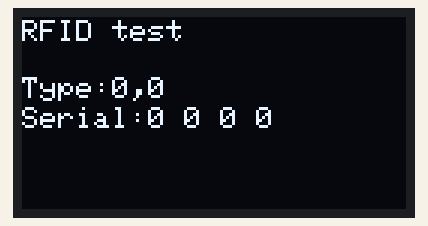
Simulated run of this program. Board: ATmega644P, built with avr-gcc and emulated at 16 MHz. On the bench: 128×64 one-colour display. Wiring (inferred from the names in the program): SSD1306 OLED at I2C address 0x3C.

Above: at 0.6 s.

The program:

main.c
```c
/*
 * main.c
 *
 *  Created on: 17-12-2015
 *      Author: Mefiu
 */
#include <avr/io.h>
#include <avr/pgmspace.h>
#include <util/delay.h>
#include <string.h>
#include <stdlib.h>

#include "SPI/SPI.h"
#include "OLED_SSD1306/SSD1306.h"
#include "RFID_MFRC522/MFRC522.h"

extern const uint8_t font5x7[];

int main(void)
{
	ssd1306_ChangeFont(font5x7);

	ssd1306_init(SSD1306_SWITCHCAPVCC, REFRESH_MIN);
	ssd1306_cls();
	ssd1306_display();

	_delay_ms(100);

	MFRC522_InitSPI_Pins();
	_delay_ms(100);
	InitSPI();
	_delay_ms(100);

	MFRC522_Init();

	while(1)
	{
		uint8_t status;
		uint8_t data[16];
		uint8_t serial[5];
		uint8_t type[2];

		ssd1306_cls();
		ssd1306_ChangeTextSize(1);
		ssd1306_Set_Cursor(0,1);
		ssd1306_Puts("RFID test",1,0);

		status = MFRC522_RequestTag(MF1_REQIDL,data);

		if(status == MI_OK)
		{
			type[0] = data[0];
			type[1] = data[1];
			status = MFRC522_AntiCollision(data);
			memcpy(serial, data, 5);
		}

		ssd1306_Set_Cursor(0,20);
		ssd1306_Puts("Type:",1,0);
		ssd1306_Put_int(type[0],1,0);
		ssd1306_Puts(",",1,0);
		ssd1306_Put_int(type[1],1,0);

		ssd1306_Set_Cursor(0,30);
		ssd1306_Puts("Serial:",1,0);
	    for(int i = 0; i < 3; i++) {
	      ssd1306_Put_int(serial[i],1,0);
	      ssd1306_Puts(" ",1,0);
	    }
	    ssd1306_Put_int(serial[3],1,0);

		ssd1306_display();
		_delay_ms(100);
	}
}
```

i2c_twi.c
```c
/*
 * i2c_twi.c
 *
 *  Created on: 2010-09-07
 *       Autor: Miros³aw Karda 
 */
#include <avr/io.h>

#include "i2c_twi.h"

void i2cSetBitrate(uint16_t bitrateKHz) {
	uint8_t bitrate_div;

	bitrate_div = ((F_CPU/1000l)/bitrateKHz);
	if(bitrate_div >= 16)
		bitrate_div = (bitrate_div-16)/2;

	TWBR = bitrate_div;
}

void TWI_start(void) {
	TWCR = (1<<TWINT)|(1<<TWEN)|(1<<TWSTA);
	while (!(TWCR&(1<<TWINT)));
}

void TWI_stop(void) {
	TWCR = (1<<TWINT)|(1<<TWEN)|(1<<TWSTO);
	while ( (TWCR&(1<<TWSTO)) );
}

void TWI_write(uint8_t bajt) {
	TWDR = bajt;
	TWCR = (1<<TWINT)|(1<<TWEN);
	while ( !(TWCR&(1<<TWINT)));
}

uint8_t TWI_read(uint8_t ack) {
	TWCR = (1<<TWINT)|(ack<<TWEA)|(1<<TWEN);
	while ( !(TWCR & (1<<TWINT)));
	return TWDR;
}


void TWI_write_buf( uint8_t SLA, uint8_t adr, uint16_t len, uint8_t *buf ) {

	TWI_start();
	TWI_write(SLA);
	TWI_write(adr);
	while (len--) TWI_write(*buf++);
	TWI_stop();
}


void TWI_read_buf(uint8_t SLA, uint8_t adr, uint8_t len, uint8_t *buf) {

	TWI_start();
	TWI_write(SLA);
	TWI_write(adr);
	TWI_start();
	TWI_write(SLA + 1);
	while (len--) *buf++ = TWI_read( len ? ACK : NACK );
	TWI_stop();
}
```

i2c_twi.h
```c
/*
 * i2c_twi.h
 *
 *  Created on: 2010-09-07
 *       Autor: Miros³aw Karda 
 */

#ifndef I2C_TWI_H_
#define I2C_TWI_H_

#define ACK 1
#define NACK 0


// funkcje

void i2cSetBitrate(uint16_t bitrateKHz);

void TWI_start(void);
void TWI_stop(void);
void TWI_write(uint8_t bajt);
uint8_t TWI_read(uint8_t ack);

void TWI_write_buf( uint8_t SLA, uint8_t adr, uint16_t len, uint8_t *buf );
void TWI_read_buf(uint8_t SLA, uint8_t adr, uint8_t len, uint8_t *buf);

#endif /* I2C_TWI_H_ */
```

SSD1306.c
```c
/*
 * SSD_1306.c
 *
 *  Created on: 17-12-2015
 *      Author: Mefiu
 */


#include <avr/io.h>
#include <avr/pgmspace.h>
#include <util/delay.h>
#include <string.h>
#include <stdlib.h>

#include "SSD1306.h"

#if SSD1306_USE_I2C == 1
#include "../I2C_TWI/i2c_twi.h"
#endif

static uint8_t ssd1306_buffer[SSD1306_LCDHEIGHT * SSD1306_LCDWIDTH / 8];
const uint8_t *font;
uint8_t txt_size;
int cursor_x, cursor_y;

//*********Funkcje inicjujace SPI**********
#if SSD1306_USE_SPI == 1
static void SPIwrite(uint8_t data)
{
	uint8_t i;
	for(i = 0x80; i; i >>= 1)
	{
		SCK_LO;
		if(data & i) MOSI_HI;
		else MOSI_LO;
		SCK_HI;
	}
}

void ssd1306_SPIinit()
{
	MOSI_DDR |= MOSI;

	SCK_DDR |= SCK;
	SCK_PORT |= SCK;
#if USE_RST == 1
	RST_DDR |= RST;
	RST_PORT |= RST;
#endif

	DC_DDR |= DC;

#if USE_CS == 1
	CS_DDR |= CS;
	CS_PORT |= CS;
#endif
}
#endif


//***********Wyslanie komendy**********
void ssd1306_cmd(uint8_t cmd)
{
#if SSD1306_USE_SPI == 1
#if SSD1306_USE_CS == 1
	CS_HI;
#endif

	DC_LO;

#if SSD1306_USE_CS == 1
	CS_LO;
#endif
	SPIwrite(cmd);

#if SSD1306_USE_CS == 1
	CS_LO;
#endif
#endif
#if SSD1306_USE_I2C ==1
	uint8_t control = 0x00;
	TWI_start();
	TWI_write(SSD1306_I2C_ADDRESS);
	TWI_write(control);
	TWI_write(cmd);
	TWI_stop();
#endif
}

//***********Wyslanie danych**********
void ssd1306_data(uint8_t data)
{
#if SSD1306_USE_SPI == 1
#if SSD1306_USE_CS == 1
	CS_HI;
#endif

	DC_HI;

#if SSD1306_USE_CS == 1
	CS_LO;
#endif

	SPIwrite(data);

#if SSD1306_USE_CS == 1
	CS_LO;
#endif
#endif
#if SSD1306_USE_I2C ==1
	uint8_t control = 0x40;
	TWI_start();
	TWI_write(SSD1306_I2C_ADDRESS);
	TWI_write(control);
	TWI_write(data);
	TWI_stop();
#endif
}

//***********Inicjalizacja LCD**********
void ssd1306_init(uint8_t vcc, uint8_t refresh)
{
#if SSD1306_USE_SPI == 1
	ssd1306_SPIinit();

#if SSD1306_USE_RST == 1
	RST_HI;
	_delay_ms(25);
	RST_LO;
	_delay_ms(25);
	RST_HI;
#endif
#if SSD1306_USE_CS ==1
	CS_HI;
	_delay_ms(25);
	CS_LO;
	_delay_ms(25);
	CS_HI;
#endif
#endif
#if SSD1306_USE_I2C ==1
	i2cSetBitrate(400);
	I2C_DIR |= (1<<SCL)|(1<<SDA);
	_delay_ms(50);
#endif

	ssd1306_cmd(SSD1306_DISPLAYOFF);
	ssd1306_cmd(SSD1306_SETDISPLAYCLOCKDIV);
	ssd1306_cmd(refresh);

	ssd1306_cmd(SSD1306_SETDISPLAYOFFSET);
	ssd1306_cmd(0x0);
	ssd1306_cmd(SSD1306_SETSTARTLINE | 0x0);
	ssd1306_cmd(SSD1306_CHARGEPUMP);
    if (vcc == SSD1306_EXTERNALVCC) ssd1306_cmd(0x10);
    else ssd1306_cmd(0x14);

	ssd1306_cmd(SSD1306_MEMORYMODE);
	ssd1306_cmd(0x00);
	ssd1306_cmd(SSD1306_SEGREMAP | 0x1);
	ssd1306_cmd(SSD1306_COMSCANDEC);

	ssd1306_cmd(SSD1306_SETCONTRAST);

	if (vcc == SSD1306_EXTERNALVCC) ssd1306_cmd(0x9F);
	    else ssd1306_cmd(0xCF);

	ssd1306_cmd(SSD1306_SETPRECHARGE);

#if defined SSD1306_128_32
	ssd1306_cmd(SSD1306_SETMULTIPLEX);
	ssd1306_cmd(0x1F);
	ssd1306_cmd(SSD1306_SETCOMPINS);
	ssd1306_cmd(0x02);
#endif

#if defined SSD1306_128_64
	ssd1306_cmd(SSD1306_SETMULTIPLEX);
	ssd1306_cmd(0x3F);
	ssd1306_cmd(SSD1306_SETCOMPINS);
	ssd1306_cmd(0x12);
#endif

	ssd1306_cmd(SSD1306_SETVCOMDETECT);
	ssd1306_cmd(0x40);

	ssd1306_cmd(SSD1306_DISPLAYALLON_RESUME);
	ssd1306_cmd(SSD1306_NORMALDISPLAY);

	ssd1306_cmd(SSD1306_DISPLAYON);

}

//***********Wyslanie bufora do LCD**********
void ssd1306_display()
{
	ssd1306_cmd(SSD1306_SETLOWCOLUMN | 0x0);
	ssd1306_cmd(SSD1306_SETHIGHCOLUMN | 0x0);
	ssd1306_cmd(SSD1306_SETSTARTLINE | 0x0);

#if SSD1306_USE_SPI == 1
#if SSD1306_USE_CS == 1
	CS_HI;
#endif
	DC_HI;
#if SSD1306_USE_CS == 1
	CS_LO;
#endif

		for(uint16_t i = 0; i<(SSD1306_LCDWIDTH*SSD1306_LCDHEIGHT/8); i++)
			SPIwrite(ssdssd1306_buffer);
#if SSD1306_USE_CS == 1
	CS_HI;
#endif
#endif
#if SSD1306_USE_I2C == 1
	TWI_write_buf(SSD1306_I2C_ADDRESS, 0x40, (SSD1306_LCDHEIGHT*SSD1306_LCDWIDTH/8), ssd1306_buffer);
#endif
}

void ssd1306_cls()
{
	memset(ssd1306_buffer, 0x00, (SSD1306_LCDHEIGHT*SSD1306_LCDWIDTH/8));
	//cursor_y = cursor_x = 0;
}

//**********Ustawienie pixela w buforze**********
void ssd1306_DrawPixel(int x, int y, uint8_t color)
{
	if ((x < 0) || (x >= SSD1306_LCDWIDTH) || (y < 0) || (y >= SSD1306_LCDHEIGHT)) return;

	if(color) ssd1306_buffer[x+ (y/8)*SSD1306_LCDWIDTH] |= (1<<(y%8));
		else ssd1306_buffer[x+ (y/8)*SSD1306_LCDWIDTH] &= ~(1<<(y%8));
}

//**********Rysowanie bitmapy z Flash w buforze**********
void ssd1306_DrawBitmap_P(int x, int y, const uint8_t *bitmap, uint8_t w, uint8_t h, uint8_t color)
{
	int i, j, byteWidth = (w + 7)/8;

	for(j=0; j<h; j++) {
	    for(i=0; i<w; i++ ) {
	      if(pgm_read_byte(bitmap + j * byteWidth + i / 8) & (128 >> (i & 7))) {
	        ssd1306_DrawPixel(x+i, y+j, color);
	      }
	    }
	  }
}

//**********Rysowanie pojedynczego znaku w buforze**********
void ssd1306_DrawChar(char c, uint8_t color, uint8_t bg)
{
	  if((cursor_x >= SSD1306_LCDWIDTH) || (cursor_y >= SSD1306_LCDHEIGHT) || ((cursor_x + 6 * txt_size - 1) < 0) || ((cursor_y + 8 * txt_size - 1) < 0))
	    return;

	  uint8_t line;

	  for (int8_t i=0; i<6; i++ )
	  {
	      if (i == 5) line = 0x0;
	      else line = pgm_read_byte(font+(c*5)+i);

	      for (int8_t j = 0; j<8; j++)
	      {
	        if (line & 0x1)
	        {
	          if (txt_size == 1)
	        	  ssd1306_DrawPixel(cursor_x+i, cursor_y+j, color);
	          else
	          {
	        	  ssd1306_FillRect(cursor_x+(i*txt_size), cursor_y+(j*txt_size), txt_size, txt_size, color);
	          }
	        }
	        else if (bg != color)
	        {
	          if (txt_size == 1)
	        	  ssd1306_DrawPixel(cursor_x+i, cursor_y+j, bg);
	          else
	          {
	        	  ssd1306_FillRect(cursor_x+i*txt_size, cursor_y+j*txt_size, txt_size, txt_size, bg);
	          }
	        }
	        line >>= 1;
	      }
	   }
	  cursor_x += 6*txt_size;
}


void ssd1306_FillRect(int x, int y, int w, int h, uint8_t color)
{
	  for (int8_t i=x; i<x+w; i++)
	    ssd1306_DrawFastVLine(i, y, h, color);
}


void ssd1306_DrawFastVLine(int x, int y, int h, uint8_t color)
{
	ssd1306_DrawLine(x, y, x, y+h-1, color);
}


void ssd1306_DrawLine(int x0, int y0, int x1, int y1, uint8_t color)
{
	int steep = abs(y1 -y0) > abs(x1 - x0);
	        if (steep)
	        {
	        	swap(x0, y0);
	        	swap(x1, y1);
	        }

	        if (x0 > x1)
	        {
	        	swap(x0, x1);
	        	swap(y0, y1);
	        }

	        int dx, dy;
	        dx = x1 - x0;
	        dy = abs(y1 - y0);

	        int err = dx / 2;
	        int ystep;

	        if (y0 < y1)
	        {
	        	ystep = 1;
	        }
	        else
	        {
	        	ystep = -1;
	        }

	        for (; x0 <= x1; x0++)
	        {
	        	if (steep)
	        	{
	        		ssd1306_DrawPixel(y0, x0, color);
	        	}
	        	else
	        	{
	        		ssd1306_DrawPixel(x0, y0, color);
	        	}
	            err -= dy;
	            if (err < 0)
	            {
	            	y0 += ystep;
	            	err += dx;
	            }
	        }
}


void ssd1306_DrawFastHLine(int x, int y, int w, uint8_t color)
{
  ssd1306_DrawLine(x, y, x+w-1, y, color);
}

void ssd1306_ChangeFont(const uint8_t *newfont)
{
	font = newfont;
}

void ssd1306_ChangeTextSize(uint8_t newsize)
{
	txt_size = newsize;
}

void ssd1306_Set_Cursor(int x, int y)
{
	cursor_x = x;
	cursor_y = y;
}


void ssd1306_Puts(char *str, uint8_t color, uint8_t bg)
{
	while( *str )
	{
		ssd1306_DrawChar(*str++, color, bg);
		//cursor_x += 6*txt_size;
	}
}

void ssd1306_Put_int(int data, uint8_t color, uint8_t bg)
{
	char buf[16];
	ssd1306_Puts(itoa(data, buf, 10), color, bg);
}
```

SSD1306.h
```c
/*
 * SSD_1306.h
 *
 *  Created on: 17-12-2015
 *      Author: Mefiu
 */

#ifndef SSD_1306_H_
#define SSD_1306_H_

#define SSD1306_128_64
//#define SSD1306_128_32

#define SSD1306_USE_I2C 1
#define SSD1306_USE_SPI 0


#if SSD1306_USE_I2C == 1
#define SSD1306_I2C_ADDRESS   0x78 // lub 0x7A
#define I2C_DIR DDRC
#define SCL PC0
#define SDA PC1
#endif

#if SSD1306_USE_SPI == 1

#define USE_CS 0
#define USE_RST 0

#define SCK (1<<7)
#define MOSI (1<<6)
#define RST (1<<5)
#define DC (1<<4)
#define CS (1<<5)

#define SCK_PORT PORTC
#define SCK_DDR DDRC

#define MOSI_PORT PORTC
#define MOSI_DDR DDRC

#define RST_PORT PORTC
#define RST_DDR DDRC

#define DC_PORT PORTC
#define DC_DDR DDRC

#define CS_PORT PORTC
#define CS_DDR DDRC
#if USE_RST == 1
#define RST_LO RST_PORT &= ~RST
#define RST_HI RST_PORT |= RST
#endif
#if USE_CS == 1
#define CS_LO CS_PORT &= ~CS
#define CS_HI CS_PORT |= CS
#endif

#define DC_LO DC_PORT &= ~DC
#define DC_HI DC_PORT |= DC

#define SCK_LO SCK_PORT &= ~SCK
#define SCK_HI SCK_PORT |= SCK
#endif
#define SSD1306_LCDWIDTH 128

#if defined SSD1306_128_64
#define SSD1306_LCDHEIGHT 64
#endif
#if defined SSD1306_128_32
#define SSD1306_LCDHEIGHT                 32
#endif

#define REFRESH_MIN 0x80
#define REFRESH_MID 0xB0
#define REFRESH_MAX 0xF0

#define SSD1306_SETCONTRAST 0x81
#define SSD1306_DISPLAYALLON_RESUME 0xA4
#define SSD1306_DISPLAYALLON 0xA5
#define SSD1306_NORMALDISPLAY 0xA6
#define SSD1306_INVERTDISPLAY 0xA7
#define SSD1306_DISPLAYOFF 0xAE
#define SSD1306_DISPLAYON 0xAF

#define SSD1306_SETDISPLAYOFFSET 0xD3
#define SSD1306_SETCOMPINS 0xDA

#define SSD1306_SETVCOMDETECT 0xDB

#define SSD1306_SETDISPLAYCLOCKDIV 0xD5
#define SSD1306_SETPRECHARGE 0xD9

#define SSD1306_SETMULTIPLEX 0xA8

#define SSD1306_SETLOWCOLUMN 0x00
#define SSD1306_SETHIGHCOLUMN 0x10

#define SSD1306_SETSTARTLINE 0x40

#define SSD1306_MEMORYMODE 0x20
#define SSD1306_COLUMNADDR 0x21
#define SSD1306_PAGEADDR   0x22

#define SSD1306_COMSCANINC 0xC0
#define SSD1306_COMSCANDEC 0xC8

#define SSD1306_SEGREMAP 0xA0

#define SSD1306_CHARGEPUMP 0x8D

#define SSD1306_EXTERNALVCC 0x1
#define SSD1306_SWITCHCAPVCC 0x2

// Scrolling #defines
#define SSD1306_ACTIVATE_SCROLL 0x2F
#define SSD1306_DEACTIVATE_SCROLL 0x2E
#define SSD1306_SET_VERTICAL_SCROLL_AREA 0xA3
#define SSD1306_RIGHT_HORIZONTAL_SCROLL 0x26
#define SSD1306_LEFT_HORIZONTAL_SCROLL 0x27
#define SSD1306_VERTICAL_AND_RIGHT_HORIZONTAL_SCROLL 0x29
#define SSD1306_VERTICAL_AND_LEFT_HORIZONTAL_SCROLL 0x2A

#define swap(a, b) {uint16_t t = a; a = b; b = t;}

//Deklaracje zmiennych
const uint8_t *font;
extern uint8_t txt_size;
extern int cursor_x, cursor_y;
extern const uint8_t font_5x7;

//Deklaracje funkcji
void ssd1306_cmd(uint8_t cmd);
void ssd1306_data(uint8_t data);
void ssd1306_init(uint8_t vcc, uint8_t refresh);

void ssd1306_display();
void ssd1306_cls();
void ssd1306_DrawPixel(int x, int y, uint8_t color);
void ssd1306_DrawBitmap_P(int x, int y, const uint8_t *bitmap, uint8_t w, uint8_t h, uint8_t color);
void ssd1306_FillRect(int x, int y, int w, int h, uint8_t color);
void ssd1306_DrawLine(int x0, int y0, int x1, int y1, uint8_t color);
void ssd1306_DrawFastVLine(int x, int y, int h, uint8_t color);
void ssd1306_DrawFastHLine(int x, int y, int w, uint8_t color);

void ssd1306_ChangeFont(const uint8_t *newfont);
void ssd1306_ChangeTextSize(uint8_t newsize);
void ssd1306_Set_Cursor(int x, int y);

void ssd1306_DrawChar(char c, uint8_t color, uint8_t bg);
void ssd1306_Puts(char *str, uint8_t color, uint8_t bg);
void ssd1306_Put_int(int data, uint8_t color, uint8_t bg);


#endif /* SSD_1306_H_ */
```

SPI.c
```c
/*
 * SPI.c
 *
 *  Created on: 19-12-2015
 *      Author: Mefiu
 */

#include <avr/io.h>

#include "SPI.h"

void InitSPI()
{
//*******ATmega644P
#if defined (__AVR_ATmega644P__)
	DDRB |= (1<<MOSI)|(1<<SCK); //MISO domyslnie wejsciem

#if FOSC == 2
	SPCR |= (1<<SPE)|(1<<MSTR);
	SPSR |= (1<<SPI2X);
#endif
#if FOSC == 4
	SPCR |= (1<<SPE)|(1<<MSTR);
#endif
#if FOSC == 8
	SPCR |= (1<<SPE)|(1<<MSTR)|(1<<SPR0);
	SPSR |= (1<<SPI2X);
#endif
#if FOSC == 16
	SPCR |= (1<<SPE)|(1<<MSTR)|(1<<SPR0);
#endif
#if FOSC == 32
	SPCR |= (1<<SPE)|(1<<MSTR)|(1<<SPR1);
	SPSR |= (1<<SPI2X);
#endif
#if FOSC == 64
	SPCR |= (1<<SPE)|(1<<MSTR)|(1<<SPR1);
#endif
#if FOSC == 128
	SPCR |= (1<<SPE)|(1<<MSTR)|(1<<SPR1)|(1<<SPR0);
#endif
//*******************************************************************************
#endif
}

void SendSPI(uint8_t bajt)
{
	SPDR = bajt;
	while( !(SPSR & (1<<SPIF)) );
}

uint8_t ReceiveSPI()
{
	while( !(SPSR & (1<<SPIF)) );
	return SPDR;
}

uint8_t TransferSPI(uint8_t bajt)
{
	SPDR = bajt;
	while( !(SPSR & (1<<SPIF)) );
	return SPDR;
}
```

SPI.h
```c
/*
 * SPI.h
 *
 *  Created on: 19-12-2015
 *      Author: Mefiu
 */

#ifndef SPI_H_
#define SPI_H_

//#include <avr/io.h>

#define FOSC 64 //dzielnik SPI

#if defined (__AVR_ATmega644P__)
#define MOSI PB5
#define SCK PB7
#define MISO PB6
//CS i reszta definiowane w bibliotece ukladu z ktorym sie komunikuje
#endif

void InitSPI();
void SendSPI(uint8_t bajt);
uint8_t ReceiveSPI();
uint8_t TransferSPI(uint8_t bajt);


#endif /* SPI_H_ */
```

Source omitted: font5x7.c (data table, 8393 bytes), MFRC522.c (5394 bytes), MFRC522.h (6114 bytes)
